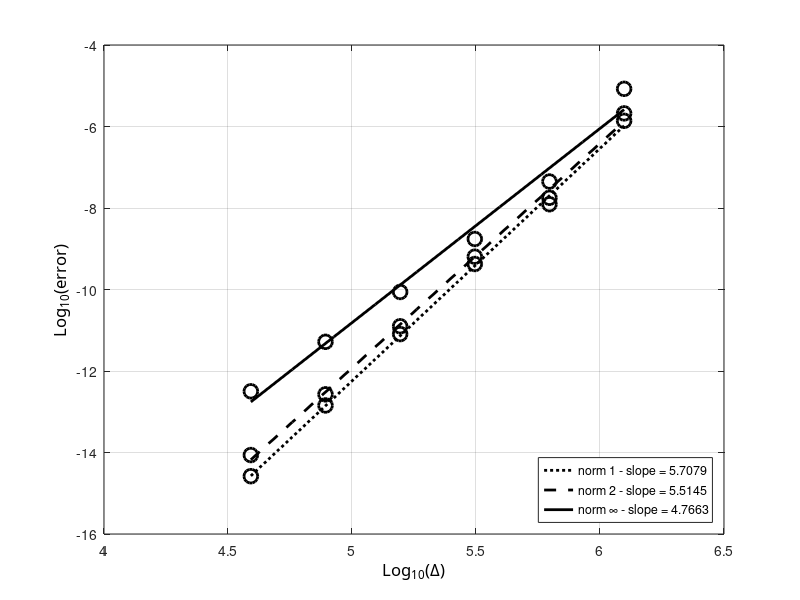

Write the MATLAB code that produced this figure.
clc; clear all; close all;

radius=6371220;
N=[8 16 32 64 128 256];
dx=2*pi*radius./(4*N);
% e1=[2.0963e-2 1.5863e-2 4.9861e-4 1.2394e-6 1.7658e-9 9.5777e-12];
% e2=[2.6194e-2 2.3535e-2 7.8589e-4 1.9919e-6 3.6229e-9 1.1097e-10];
% e3=[4.4752e-2 6.6690e-2 2.9727e-3 8.5586e-6 7.6882e-8 4.5050e-9];

% e1=[8.5678e-5 2.4618e-7 1.0687e-9 2.2554e-11 6.6050e-13 2.0170e-14];
% e2=[1.3701e-4 3.8854e-7 4.7661e-9 1.8082e-10 7.4291e-12 3.1657e-13];
% e3=[4.5859e-4 1.5631e-6 8.6449e-8 4.4339e-9 2.5436e-10 1.5149e-11];

% e1=[1.3632e-7 5.7406e-10 1.1462e-11 3.2764e-13 1.0064e-14 3.3383e-16];
% e2=[3.1191e-7 1.1452e-9 3.8740e-11 1.7535e-12 7.8953e-14 3.5222e-15];
% e3=[2.4651e-6 8.4471e-9 6.1885e-10 3.9985e-11 2.5708e-12 1.6163e-13];

% e1=[1.1315e-3 2.8629e-4 7.1814e-5 1.7973e-5 4.4950e-6 1.1239e-6];
% e2=[1.1413e-3 2.8525e-4 7.1189e-5 1.7773e-5 4.4398e-6 1.1095e-6];
% e3=[1.6770e-3 4.3815e-4 1.1085e-4 2.7766e-5 6.9449e-6 1.7366e-6];

% e1=[2.7388e-5 1.7510e-6 1.1017e-7 6.9021e-9 4.3178e-10 2.6997e-11];
% e2=[3.2726e-5 2.1184e-6 1.3355e-7 8.3682e-9 5.2347e-10 3.2729e-11];
% e3=[7.0509e-5 4.7655e-6 3.0421e-7 1.9135e-8 1.2152e-9 7.8438e-11];

% e1=[1.4406e-7 1.7276e-9 3.4635e-11 7.2587e-13 1.6649e-14 4.2059e-16];
% e2=[2.6916e-7 2.3185e-9 5.3170e-11 1.8451e-12 7.9089e-14 3.5058e-15];
% e3=[1.4897e-6 1.1606e-8 6.2056e-10 3.9954e-11 2.5740e-12 1.6185e-13];

% e1=[2.3593e-6 3.8948e-8 6.1857e-10 9.7778e-12 1.5687e-13 2.6074e-15];
% e2=[3.1134e-6 5.1625e-8 8.1620e-10 1.2901e-11 2.1650e-13 4.8565e-15];
% e3=[8.4490e-6 1.7513e-7 3.1830e-9 5.2009e-11 2.5681e-12 1.6051e-13];

% e1=[4.1729e-7 1.8887e-9 1.5794e-11 3.3668e-13 9.8453e-15 3.2273e-16];
% e2=[7.1204e-7 2.9434e-9 4.0885e-11 1.7931e-12 8.0642e-14 3.5956e-15];
% e3=[5.0873e-6 2.1887e-8 6.2254e-10 4.0140e-11 2.5643e-12 1.6110e-13];

% e1=[1.0240e-3 2.7093e-4 6.8850e-5 1.7281e-5 4.3243e-6 1.0813e-6];
% e2=[1.1618e-3 3.1478e-4 8.0629e-5 2.0292e-5 5.0824e-6 1.2713e-6];
% e3=[2.0555e-3 6.0930e-4 1.5839e-4 4.0028e-5 1.0032e-5 2.5107e-6];

% e1=[1.2011e-4 8.8131e-6 5.7635e-7 3.6425e-8 2.2843e-9 1.7294e-10];
% e2=[1.8540e-4 1.4012e-5 9.1438e-7 5.7783e-8 3.6227e-9 2.2664e-10];
% e3=[5.0874e-4 3.8547e-5 2.5085e-6 1.5827e-7 9.9148e-9 6.2003e-10];

% e1=[3.2353e-5 6.2894e-7 1.0414e-8 1.6545e-10 2.6061e-12 4.1070e-14];
% e2=[4.8855e-5 9.8216e-7 1.6319e-8 2.5922e-10 4.0730e-12 6.4211e-14];
% e3=[1.3666e-4 2.7632e-6 4.5857e-8 7.2730e-10 1.1407e-11 3.1453e-13];

% e1=[9.0819e-6 4.7678e-8 2.1613e-10 1.4911e-12 2.5865e-14 7.2834e-16];
% e2=[1.3810e-5 7.4343e-8 3.3205e-10 4.5803e-12 1.8889e-13 8.2202e-15];
% e3=[3.8683e-5 2.1328e-7 1.5035e-9 8.5273e-11 5.1288e-12 3.1436e-13];

% e1=[2.9329e-6 5.0318e-9 3.3001e-11 8.0529e-13 2.3704e-14 7.4816e-16];
% e2=[4.2382e-6 7.6035e-9 1.0816e-10 4.3773e-12 1.8693e-13 8.1283e-15];
% e3=[1.1385e-5 3.0081e-8 1.4987e-9 8.5972e-11 5.1722e-12 3.1641e-13];

e1=[1.3789e-6 1.2375e-8 4.2263e-10 8.0485e-12 1.4279e-13 2.6220e-15];
e2=[2.0991e-6 1.7824e-8 6.3871e-10 1.2526e-11 2.6739e-13 8.6607e-15];
e3=[8.4087e-6 4.4652e-8 1.7368e-9 8.6912e-11 5.2007e-12 3.1741e-13];

ldx=log10(dx);
le1=log10(e1);
le2=log10(e2);
le3=log10(e3);

%% plot 1
figure(11); 
%% curve 1
hl1=plot(ldx,le1,'ok');
set(hl1,'LineWidth',2.0);
set(hl1,'MarkerSize',10);
set(hl1,'MarkerEdgeColor','k');

hold on;
[a1,b1]=polyfit(ldx,le1,1);
tt=linspace(min(ldx),max(ldx),10);
lsq1=a1(2)+a1(1)*tt;
% %% courbes...
%hlf1=plot(tt,lsq1,'-r');
hlf1=plot(tt,lsq1,':k');
set(hlf1,'LineWidth',2.0);


%% curve 2
hl1=plot(ldx,le2,'ok');
set(hl1,'LineWidth',2.0);
set(hl1,'MarkerSize',10);
set(hl1,'MarkerEdgeColor','k');

hold on;
[a2,b1]=polyfit(ldx,le2,1);
tt=linspace(min(ldx),max(ldx),10);
lsq1=a2(2)+a2(1)*tt;
% %% courbes...
%hlf2=plot(tt,lsq1,'-b');
hlf2=plot(tt,lsq1,'--k');
set(hlf2,'LineWidth',2.0);

%% curve 3
hl1=plot(ldx,le3,'ok');
set(hl1,'LineWidth',2.0);
set(hl1,'MarkerSize',10);
set(hl1,'MarkerEdgeColor','k');

hold on;
[a3,b1]=polyfit(ldx,le3,1);
tt=linspace(min(ldx),max(ldx),10);
lsq1=a3(2)+a3(1)*tt;
% %% courbes...
%hlf3=plot(tt,lsq1,'-g');
hlf3=plot(tt,lsq1,'-k');
set(hlf3,'LineWidth',2.0);

ha=gca;
xa=get(gca,'Xlabel');
set(ha,'Xgrid','on');
set(xa,'String','Log_{10}(\Delta)');
set (xa,'FontName','Calibri');
set(xa,'FontSize',12);

% ylabel
ha=gca;
ya=get(gca,'Ylabel');
set(ha,'Ygrid','on');
set(ya,'String','Log_{10}(error)');
set (ya,'FontName','Calibri');
set(ya,'FontSize',12);

%% legend
legend([hlf1,hlf2,hlf3],{['norm 1 - slope = ' num2str(a1(1))],['norm 2 - slope = ' num2str(a2(1))],['norm \infty - slope = ' num2str(a3(1))]},'Location','SouthEast')
